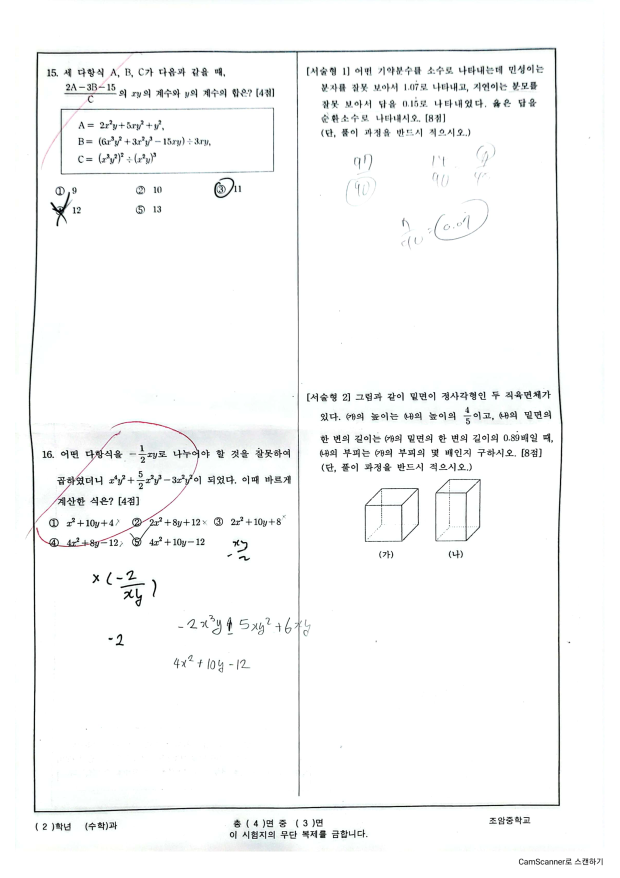
#> input picture data/original_page_3.png, 1240 x 1755 px, given in place of original_page_3.png.png, which was not available (shown at 1/2 size)
$ python review.py ../../../data/original_page_3.png
#> lines starting #> are read from the running program, lines starting #| are printed output that depends on the picture; pictures that were not available may be replaced by others from this repository, and a replacement may not be noted
import os, sys
from PIL import Image, ImageDraw, ImageFont
D = os.path.dirname(os.path.dirname(os.path.abspath(__file__)))
W = os.path.join(D, "_work")
f = ImageFont.truetype("arial.ttf", 22)
for k in (sys.argv[1:]):
    c = Image.open(os.path.join(W, f"cmp_{k}.png"))
#> c is the input picture: PIL image 1240x1755 RGB; mean R, G, B 247.8, 248.5, 248.4
    m = Image.new("RGB", (c.width, c.height + 34), "white")
#> m: PIL image 1240x1789 RGB; every value is 255
    m.paste(c, (0, 34))
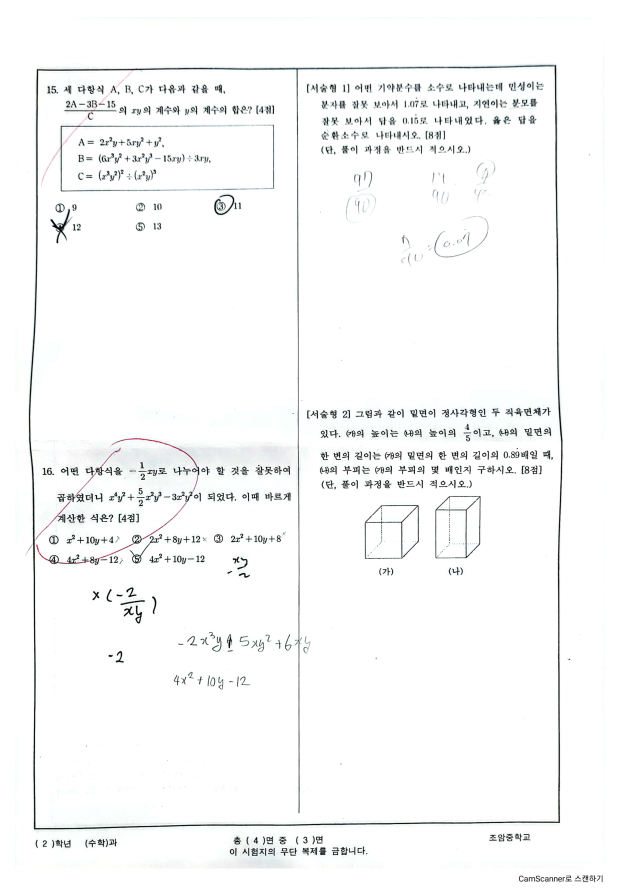
#> m: PIL image 1240x1789 RGB (shown at 1/2 size); mean R, G, B 248, 248.6, 248.5
    d = ImageDraw.Draw(m)
    d.text((5, 4), "1. ORIGINAL", fill="black", font=f)
    d.text((c.width // 2 + 20, 4), "2. RECONSTRUCTION", fill="black", font=f)
    m.save(os.path.join(W, f"review_{k}.png"))
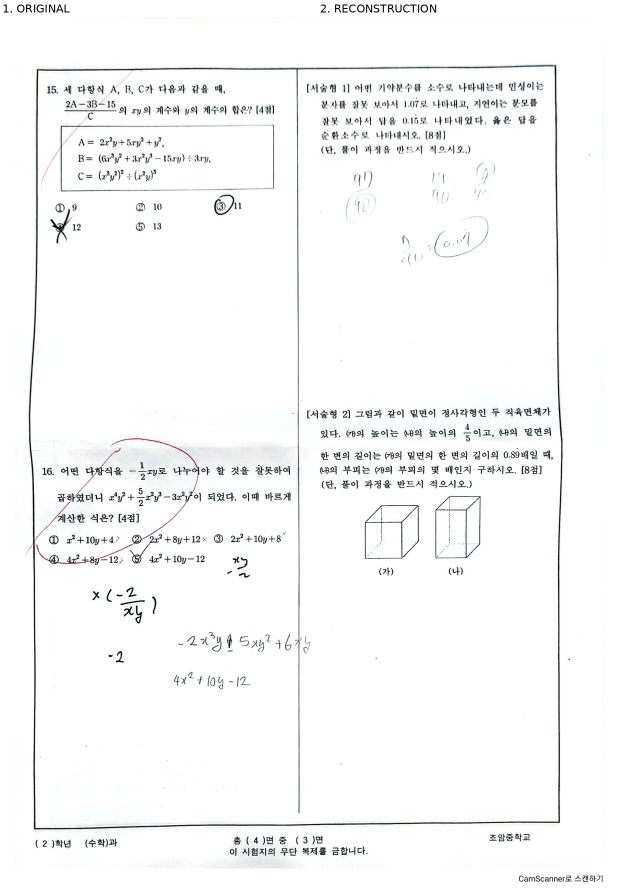
#> saved as original_page_3.png.png: PIL image 1240x1789 RGB (shown at 1/2 size); mean R, G, B 247.8, 248.4, 248.3

$ run again, on data/original_page_4.png
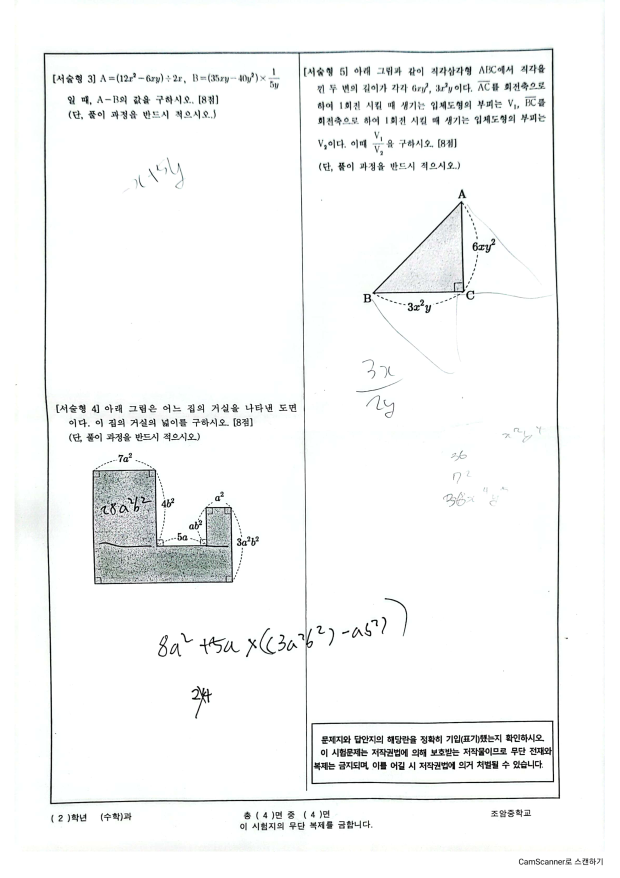
#> input picture data/original_page_4.png, 1240 x 1755 px, given in place of original_page_4.png.png, which was not available (shown at 1/2 size)
#> c is the input picture: PIL image 1240x1755 RGB; mean R, G, B 245.8, 246.7, 246.5
#> `m.paste(c, (0, 34))`:
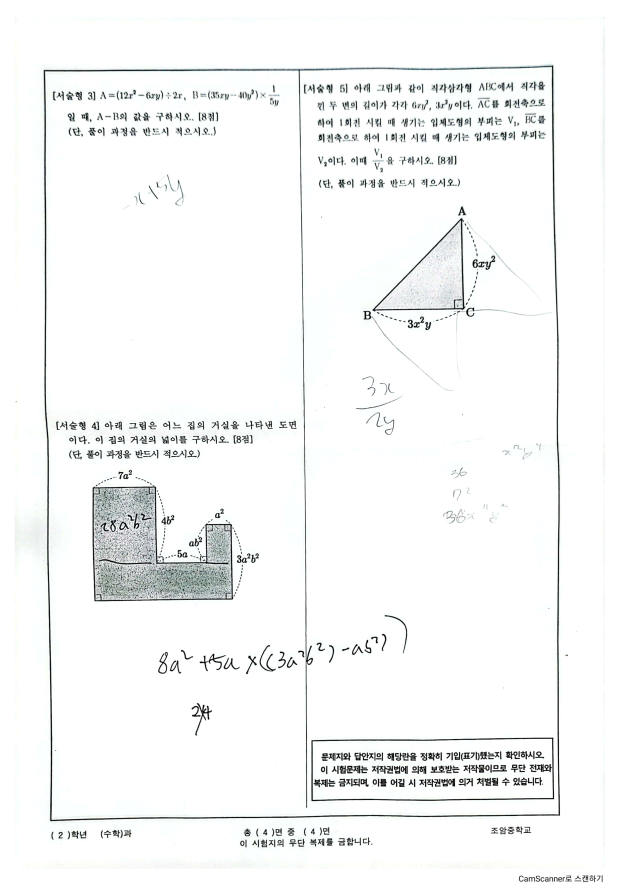
#> m: PIL image 1240x1789 RGB (shown at 1/2 size); mean R, G, B 245.9, 246.9, 246.7
#> `m.save(os.path.join(W, f"review_{k}.png"))`:
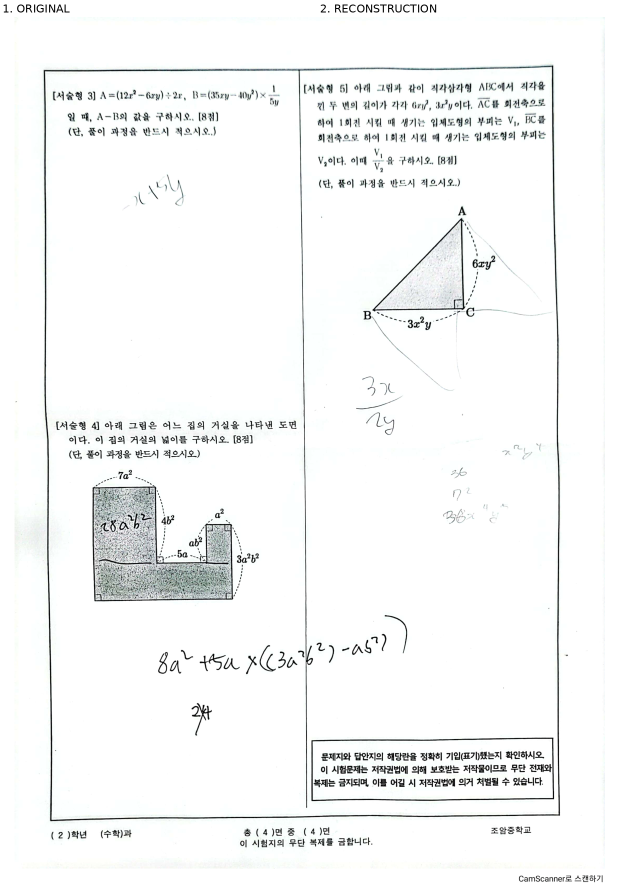
#> saved as original_page_4.png.png: PIL image 1240x1789 RGB (shown at 1/2 size); mean R, G, B 245.7, 246.7, 246.5
